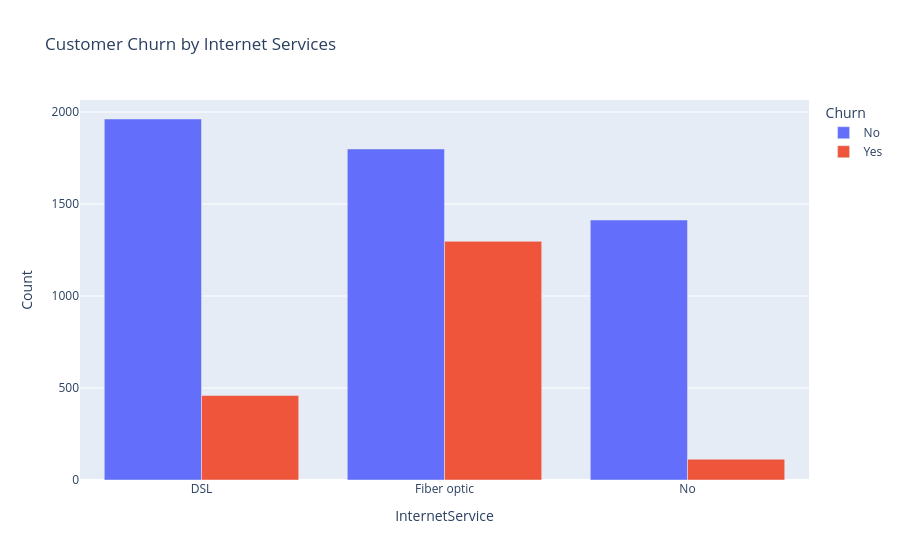

Here is the notebook cell this chart was saved with:
### Code cell
fig2 = px.bar(Internet_churn, x= 'InternetService', y= 'Count', color= 'Churn', barmode= 'group', title= 'Customer Churn by Internet Services')
fig2.show()

### Figure 1 — Plotly figure (JSON) as saved in the notebook; plotly's stock layout.template omitted (floating-point values rounded to 4 significant figures)
{"data": [{"alignmentgroup": "True", "hovertemplate": "Churn=No<br>InternetService=%{x}<br>Count=%{y}<extra></extra>", "legendgroup": "No", "marker": {"color": "#636efa", "pattern": {"shape": ""}}, "name": "No", "offsetgroup": "No", "orientation": "v", "showlegend": true, "textposition": "auto", "type": "bar", "x": ["DSL", "Fiber optic", "No"], "xaxis": "x", "y": [1962, 1799, 1413], "yaxis": "y"}, {"alignmentgroup": "True", "hovertemplate": "Churn=Yes<br>InternetService=%{x}<br>Count=%{y}<extra></extra>", "legendgroup": "Yes", "marker": {"color": "#EF553B", "pattern": {"shape": ""}}, "name": "Yes", "offsetgroup": "Yes", "orientation": "v", "showlegend": true, "textposition": "auto", "type": "bar", "x": ["DSL", "Fiber optic", "No"], "xaxis": "x", "y": [459, 1297, 113], "yaxis": "y"}], "layout": {"barmode": "group", "legend": {"title": {"text": "Churn"}, "tracegroupgap": 0}, "title": {"text": "Customer Churn by Internet Services"}, "xaxis": {"anchor": "y", "domain": [0, 1], "title": {"text": "InternetService"}}, "yaxis": {"anchor": "x", "domain": [0, 1], "title": {"text": "Count"}}}}
